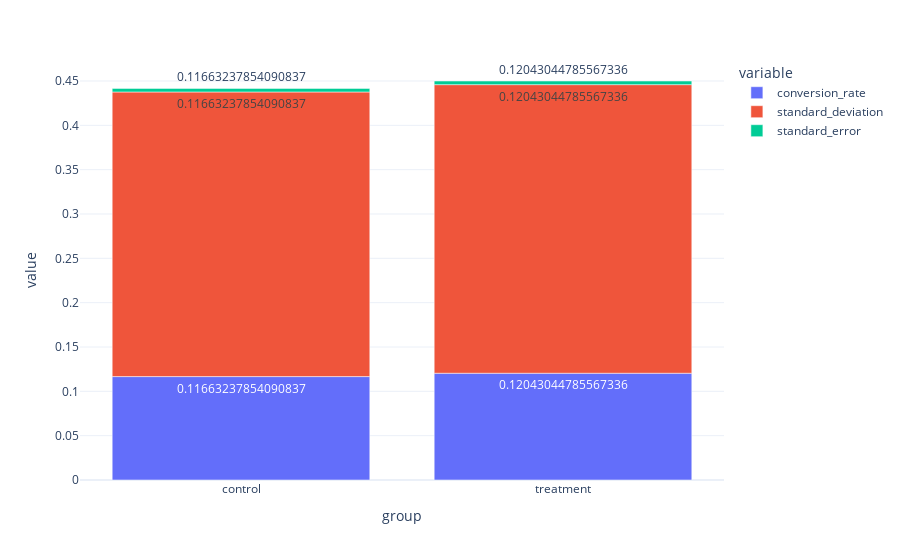

Notebook code cell kept with this figure:
### Code cell
text = conversion_rate['conversion_rate'][:]

fig = px.bar(conversion_rate,
            template = 'plotly_white',
            text = text)
fig.show()

### Figure 1 — Plotly figure (JSON) as saved in the notebook; plotly's stock layout.template omitted (floating-point values rounded to 4 significant figures)
{"data": [{"alignmentgroup": "True", "hovertemplate": "variable=conversion_rate<br>group=%{x}<br>value=%{y}<br>text=%{text}<extra></extra>", "legendgroup": "conversion_rate", "marker": {"color": "#636efa", "pattern": {"shape": ""}}, "name": "conversion_rate", "offsetgroup": "conversion_rate", "orientation": "v", "showlegend": true, "text": ["0.11663237854090837", "0.12043044785567336"], "textposition": "auto", "type": "bar", "x": ["control", "treatment"], "xaxis": "x", "y": [0.1166, 0.1204], "yaxis": "y"}, {"alignmentgroup": "True", "hovertemplate": "variable=standard_deviation<br>group=%{x}<br>value=%{y}<br>text=%{text}<extra></extra>", "legendgroup": "standard_deviation", "marker": {"color": "#EF553B", "pattern": {"shape": ""}}, "name": "standard_deviation", "offsetgroup": "standard_deviation", "orientation": "v", "showlegend": true, "text": ["0.11663237854090837", "0.12043044785567336"], "textposition": "auto", "type": "bar", "x": ["control", "treatment"], "xaxis": "x", "y": [0.321, 0.3255], "yaxis": "y"}, {"alignmentgroup": "True", "hovertemplate": "variable=standard_error<br>group=%{x}<br>value=%{y}<br>text=%{text}<extra></extra>", "legendgroup": "standard_error", "marker": {"color": "#00cc96", "pattern": {"shape": ""}}, "name": "standard_error", "offsetgroup": "standard_error", "orientation": "v", "showlegend": true, "text": ["0.11663237854090837", "0.12043044785567336"], "textposition": "auto", "type": "bar", "x": ["control", "treatment"], "xaxis": "x", "y": [0.004038, 0.004095], "yaxis": "y"}], "layout": {"barmode": "relative", "legend": {"title": {"text": "variable"}, "tracegroupgap": 0}, "margin": {"t": 60}, "xaxis": {"anchor": "y", "domain": [0, 1], "title": {"text": "group"}}, "yaxis": {"anchor": "x", "domain": [0, 1], "title": {"text": "value"}}}}
